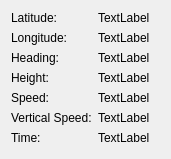
<?xml version="1.0" encoding="UTF-8"?>
<ui version="4.0">
 <class>GPSDialog</class>
 <widget class="QDialog" name="GPSDialog">
  <property name="geometry">
   <rect>
    <x>0</x>
    <y>0</y>
    <width>171</width>
    <height>159</height>
   </rect>
  </property>
  <property name="windowTitle">
   <string>GPS Information</string>
  </property>
  <layout class="QFormLayout" name="formLayout">
   <item row="0" column="0">
    <widget class="QLabel" name="label">
     <property name="text">
      <string>Latitude:</string>
     </property>
    </widget>
   </item>
   <item row="0" column="1">
    <widget class="QLabel" name="latitude">
     <property name="text">
      <string>TextLabel</string>
     </property>
    </widget>
   </item>
   <item row="1" column="0">
    <widget class="QLabel" name="label_2">
     <property name="text">
      <string>Longitude:</string>
     </property>
    </widget>
   </item>
   <item row="1" column="1">
    <widget class="QLabel" name="longitude">
     <property name="text">
      <string>TextLabel</string>
     </property>
    </widget>
   </item>
   <item row="2" column="0">
    <widget class="QLabel" name="label_7">
     <property name="text">
      <string>Heading:</string>
     </property>
    </widget>
   </item>
   <item row="2" column="1">
    <widget class="QLabel" name="heading">
     <property name="text">
      <string>TextLabel</string>
     </property>
    </widget>
   </item>
   <item row="3" column="0">
    <widget class="QLabel" name="label_3">
     <property name="text">
      <string>Height:</string>
     </property>
    </widget>
   </item>
   <item row="3" column="1">
    <widget class="QLabel" name="height">
     <property name="text">
      <string>TextLabel</string>
     </property>
    </widget>
   </item>
   <item row="4" column="0">
    <widget class="QLabel" name="label_4">
     <property name="text">
      <string>Speed:</string>
     </property>
    </widget>
   </item>
   <item row="4" column="1">
    <widget class="QLabel" name="speed">
     <property name="text">
      <string>TextLabel</string>
     </property>
    </widget>
   </item>
   <item row="5" column="0">
    <widget class="QLabel" name="label_5">
     <property name="text">
      <string>Vertical Speed:</string>
     </property>
    </widget>
   </item>
   <item row="5" column="1">
    <widget class="QLabel" name="verticalSpeed">
     <property name="text">
      <string>TextLabel</string>
     </property>
    </widget>
   </item>
   <item row="6" column="0">
    <widget class="QLabel" name="label_6">
     <property name="text">
      <string>Time:</string>
     </property>
    </widget>
   </item>
   <item row="6" column="1">
    <widget class="QLabel" name="time">
     <property name="text">
      <string>TextLabel</string>
     </property>
    </widget>
   </item>
  </layout>
 </widget>
 <resources/>
 <connections/>
</ui>
